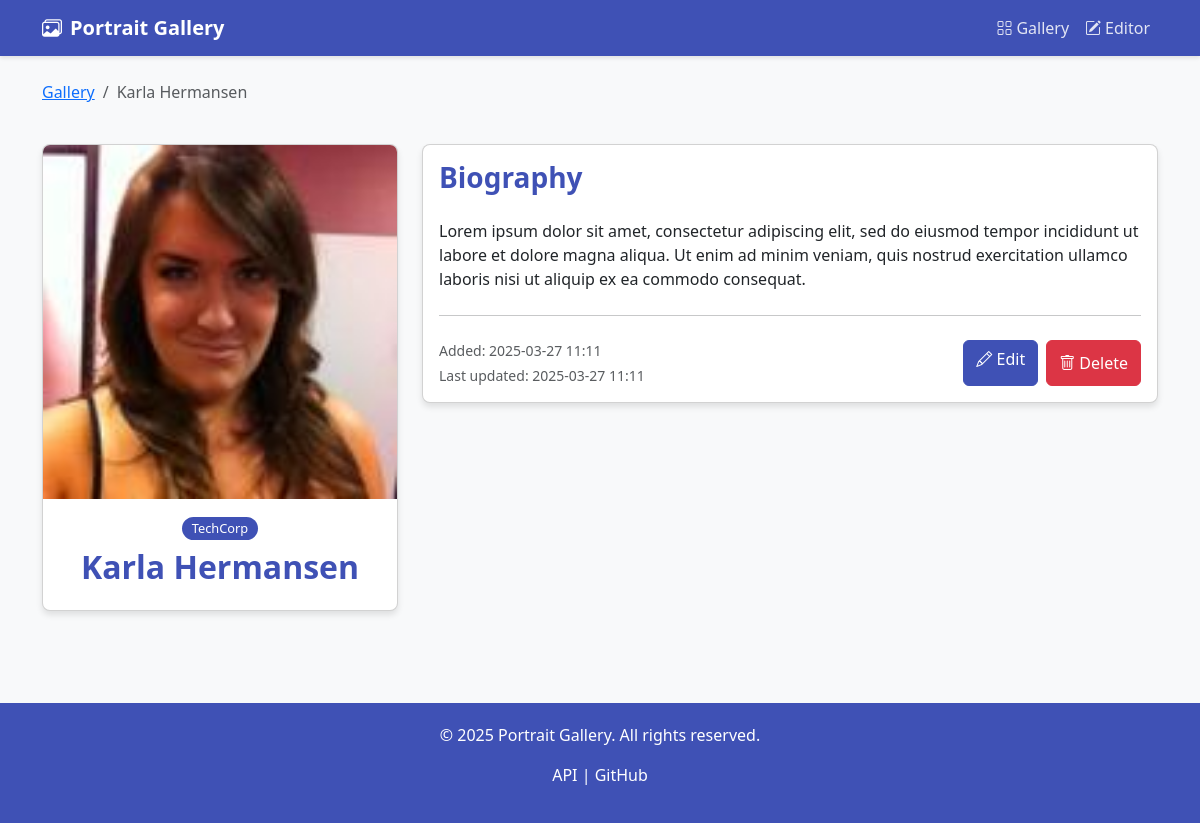
The app's page /portraits/1/view with its own data.
### flask_app/models.py (models this page shows, shortened)
class Portrait(db.Model):
    id = db.Column(db.Integer, primary_key=True)
    name = db.Column(db.String(100), nullable=False)
    company = db.Column(db.String(100), nullable=False)
    bio = db.Column(db.Text, nullable=False)
    image_filename = db.Column(db.String(255), nullable=False)
    created_at = db.Column(db.DateTime, default=datetime.datetime.utcnow)
    updated_at = db.Column(db.DateTime, default=datetime.datetime.utcnow, onupdate=datetime.datetime.utcnow)

### flask_app/views.py (the view)
@bp.route('/portraits/<int:id>/view')
def view_portrait(id):
    portrait = Portrait.query.get_or_404(id)
    return render_template('portrait_view.html', portrait=portrait)

### flask_app/helpers.py (called while the page is built)
def get_context_processors():
    def inject_now():
        return {'now': datetime.datetime.utcnow}
    return [inject_now]

### flask_app/templates/portrait_view.html (shortened to what this page needs)
{% extends 'base.html' %}
{% block content %}
<div class="row mb-4">
    <div class="col-12">
        <nav aria-label="breadcrumb">
            <ol class="breadcrumb">
                <li class="breadcrumb-item"><a href="{{ url_for('portraits.index') }}">Gallery</a></li>
                <li class="breadcrumb-item active" aria-current="page">{{ portrait.name }}</li>
            </ol>
        </nav>
    </div>
</div>
<div class="row">
    <div class="col-md-4 mb-4">
        <div class="card">
            <img src="{{ url_for('static', filename='portraits/' + portrait.image_filename) }}"
                 alt="{{ portrait.name }}"
                 class="card-img-top portrait-detail-img">
            <div class="card-body text-center">
                <span class="badge badge-company mb-2">{{ portrait.company }}</span>
                <h2 class="card-title">{{ portrait.name }}</h2>
            </div>
        </div>
    </div>
    <div class="col-md-8">
        <div class="card">
            <div class="card-body">
                <h3 class="card-title mb-4">Biography</h3>
                <p class="card-text">{{ portrait.bio }}</p>
                <hr class="my-4">
                <div class="d-flex justify-content-between">
                    <div>
                        <p class="text-muted small mb-1">Added: {{ portrait.created_at.strftime('%Y-%m-%d %H:%M') }}</p>
                        <p class="text-muted small mb-0">Last updated: {{ portrait.updated_at.strftime('%Y-%m-%d %H:%M') }}</p>
                    </div>
                    <div class="d-flex gap-2">
                        <a href="{{ url_for('portraits.edit_portrait', id=portrait.id) }}" class="btn btn-primary">
                            <i class="bi bi-pencil"></i> Edit
                        </a>
                        <button type="button" class="btn btn-danger"
                                data-bs-toggle="modal"
                                data-bs-target="#deleteModal"
                                data-portrait-id="{{ portrait.id }}"
                                data-portrait-name="{{ portrait.name }}">
                            <i class="bi bi-trash"></i> Delete
                        </button>
                    </div>
                </div>
            </div>
        </div>
    </div>
</div>
{% endblock %}

### flask_app/templates/base.html (style rules this page uses)
:root { --primary-color: #3f51b5; --secondary-color: #ff4081; --dark-color: #1a237e; --light-color: #e8eaf6; --success-color: #4caf50; --warning-color: #ff9800; --danger-color: #f44336; }
body { background-color: #f8f9fa; color: #333; font-family: 'Segoe UI', Tahoma, Geneva, Verdana, sans-serif; }
.btn-primary { background-color: var(--primary-color); border-color: var(--primary-color); }
.card { border-radius: 8px; box-shadow: 0 4px 6px rgba(0, 0, 0, 0.1); transition: transform 0.3s ease, box-shadow 0.3s ease; margin-bottom: 20px; overflow: hidden; }
.portrait-detail-img { max-height: 400px; object-fit: contain; }
.card-title { color: var(--primary-color); font-weight: 600; }
.badge-company { background-color: var(--primary-color); color: white; padding: 5px 10px; border-radius: 20px; font-weight: 500; font-size: 0.8rem; }

### records on screen
Portrait: name "Karla Hermansen", image_filename (picture), company "TechCorp", bio "Lorem ipsum dolor sit amet, consectetur adipiscing elit, sed do eiusmod tempor incididunt ut labore et dolore magna aliqua. Ut enim ad minim veniam, quis nostrud exercitation ullamco laboris nisi ut aliquip ex ea commodo consequat.", created_at "2025-03-27 11:11", updated_at "2025-03-27 11:11"
